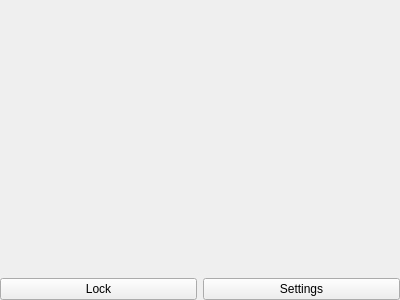
<?xml version="1.0" encoding="UTF-8"?>
<ui version="4.0">
 <class>ClockConfig</class>
 <widget class="QWidget" name="ClockConfig">
  <property name="geometry">
   <rect>
    <x>0</x>
    <y>0</y>
    <width>400</width>
    <height>300</height>
   </rect>
  </property>
  <property name="windowTitle">
   <string>ClockConfig</string>
  </property>
  <layout class="QVBoxLayout" name="verticalLayout">
   <property name="leftMargin">
    <number>0</number>
   </property>
   <property name="topMargin">
    <number>0</number>
   </property>
   <property name="rightMargin">
    <number>0</number>
   </property>
   <property name="bottomMargin">
    <number>0</number>
   </property>
   <item>
    <widget class="Clock" name="prototype" native="true"/>
   </item>
   <item>
    <layout class="QHBoxLayout" name="horizontalLayout">
     <item>
      <widget class="QPushButton" name="lockButton">
       <property name="text">
        <string>Lock</string>
       </property>
      </widget>
     </item>
     <item>
      <widget class="QPushButton" name="settingsButton">
       <property name="text">
        <string>Settings</string>
       </property>
      </widget>
     </item>
    </layout>
   </item>
  </layout>
 </widget>
 <customwidgets>
  <customwidget>
   <class>Clock</class>
   <extends>QWidget</extends>
   <header>Clock.h</header>
   <container>1</container>
  </customwidget>
 </customwidgets>
 <resources/>
 <connections/>
</ui>
